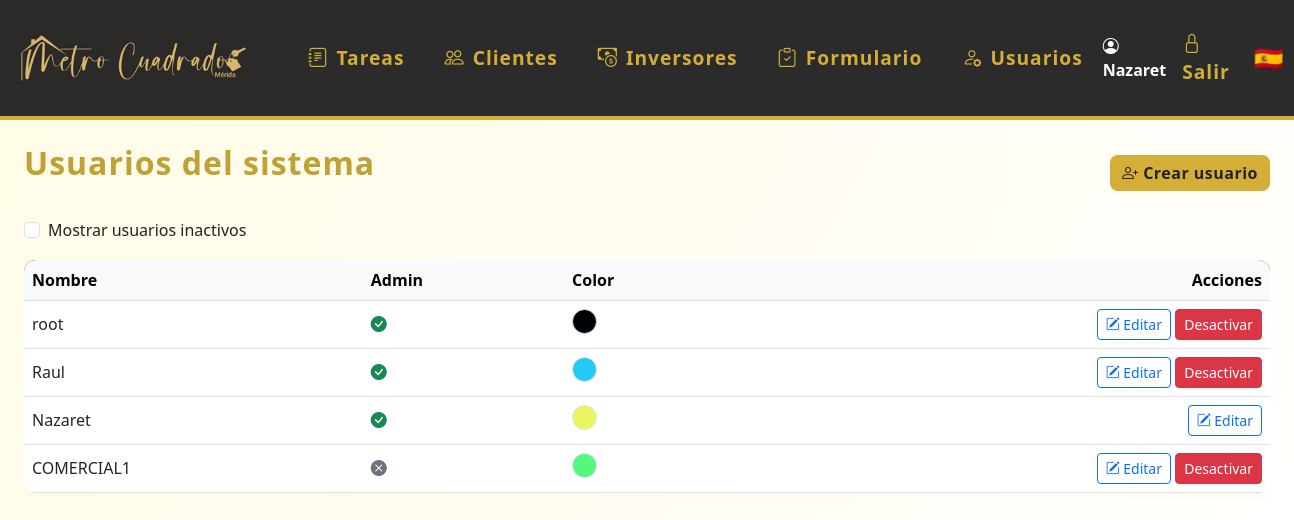
The app's page /usuarios (signed in) with its own data.
### models.py (models this page shows)
class Usuario(UserMixin, db.Model):
    id = db.Column(db.Integer, primary_key=True)
    nombre = db.Column(db.String(80), unique=True, nullable=False)
    password = db.Column(db.String(200), nullable=False)
    es_admin = db.Column(db.Boolean, default=False)
    color = db.Column(db.String(7), nullable=True, default='#3788d8') # Color en formato hex, e.g., #RRGGBB
    email = db.Column(db.String(120), unique=True, nullable=True)
    telefono = db.Column(db.String(20), unique=True, nullable=True)
    activo = db.Column(db.Boolean, default=True)  # Nuevo campo para desactivar usuario
    notificar_email = db.Column(db.Boolean, default=True)
    notificar_telegram = db.Column(db.Boolean, default=False)
    chat_id_telegram = db.Column(db.String(32), nullable=True)
    eventos = db.relationship('Evento', backref='usuario', lazy=True)
    tareas = db.relationship('Tarea', back_populates='usuario')

### app.py (the view)
@app.route('/usuarios')
@login_required
def usuarios():
    if not current_user.es_admin:
        flash('No tienes permiso para acceder a esta página.')
        return redirect(url_for('dashboard'))
    mostrar_inactivos = request.args.get('inactivos') == '1'
    query = Usuario.query
    if not mostrar_inactivos:
        query = query.filter_by(activo=True)
    usuarios = query.all()
    return render_template('usuarios.html', usuarios=usuarios)

### app.py (called while the page is built)
@login_manager.user_loader
def load_user(user_id):
    return Usuario.query.get(int(user_id))

### templates/usuarios.html (shortened to what this page needs)
{% extends 'base.html' %}
{% block content %}
<div class="d-flex justify-content-between align-items-center mb-3">
    <h2>Usuarios del sistema</h2>
    <a href="{{ url_for('crear_usuario') }}" class="btn btn-primary">
        <i class="bi bi-person-plus"></i> Crear usuario
    </a>
</div>
<form method="get" class="mb-3" style="max-width:400px;">
    <div class="form-check">
        <input class="form-check-input" type="checkbox" value="1" id="mostrarInactivos" name="inactivos" onchange="this.form.submit()" {% if request.args.get('inactivos') == '1' %}checked{% endif %}>
        <label class="form-check-label" for="mostrarInactivos">
            Mostrar usuarios inactivos
        </label>
    </div>
</form>
<div class="table-responsive">
    <table class="table table-hover align-middle">
        <thead class="table-light">
            <tr>
                <th>Nombre</th>
                <th>Admin</th>
                <th>Color</th>
                <th class="text-end">Acciones</th>
            </tr>
        </thead>
        <tbody>
            {% for usuario in usuarios %}
            <tr>
                <td>{{ usuario.nombre }}</td>
                <td>
                    {% if usuario.es_admin %}
                        <i class="bi bi-check-circle-fill text-success" title="Sí"></i>
                    {% else %}
                        <i class="bi bi-x-circle-fill text-secondary" title="No"></i>
                    {% endif %}
                </td>
                <td>
                    <span style="display: inline-block; width: 25px; height: 25px; border-radius: 50%; background-color: {{ usuario.color or '#f8f9fa' }}; border: 1px solid #dee2e6;"></span>
                </td>
                <td class="text-end">
                    <a href="{{ url_for('editar_usuario', usuario_id=usuario.id) }}" class="btn btn-outline-primary btn-sm">
                        <i class="bi bi-pencil-square"></i> Editar
                    </a>
                    {% if current_user.es_admin and usuario.id != current_user.id %}
                        <form method="POST" action="{{ url_for('toggle_usuario', usuario_id=usuario.id) }}" style="display:inline;">
                            <button type="submit" class="btn btn-sm {% if usuario.activo %}btn-danger{% else %}btn-success{% endif %}" onclick="return confirm('¿Seguro que quieres {% if usuario.activo %}desactivar{% else %}activar{% endif %} este usuario?');">
                                {% if usuario.activo %}Desactivar{% else %}Activar{% endif %}
                            </button>
                        </form>
                    {% endif %}
                </td>
            </tr>
            {% else %}
            <tr>
                <td colspan="4" class="text-center"><em>No hay usuarios registrados.</em></td>
            </tr>
            {% endfor %}
        </tbody>
    </table>
</div>
{% endblock %}

### templates/base.html (shortened to what this page needs)
<!DOCTYPE html>
<html lang="es">
<head>
    <link rel="stylesheet" href="https://cdn.jsdelivr.net/npm/bootstrap@5.3.0/dist/css/bootstrap.min.css">
    <link rel="stylesheet" href="{{ url_for('static', filename='estilos.css') }}">
    <link rel="stylesheet" href="https://cdn.jsdelivr.net/npm/bootstrap-icons@1.10.5/font/bootstrap-icons.css">
</head>
<body class="d-flex flex-column vh-100">
{% if request.path != '/login' %}
<nav class="navbar navbar-expand-lg mb-4">
  <div class="container-fluid">
    <a class="navbar-brand d-flex align-items-center" href="/">
      <img src="{{ url_for('static', filename='logoraul.png') }}" alt="Logo" style="height:90px;margin-right:18px;">
    </a>
    <div class="collapse navbar-collapse" id="navbarNav">
      <ul class="navbar-nav me-auto mb-2 mb-lg-0">
        <li class="nav-item mx-1">
          <a class="nav-link btn btn-outline-success rounded-pill px-3 d-flex align-items-center gap-2 menu-tareas" href="/">
            <i class="bi bi-journal-text"></i> Tareas
          </a>
        </li>
        <li class="nav-item mx-1">
          <a class="nav-link btn btn-outline-primary rounded-pill px-3 d-flex align-items-center gap-2 menu-clientes" href="/clientes">
            <i class="bi bi-people"></i> Clientes
          </a>
        </li>
        <li class="nav-item mx-1">
          <a class="nav-link btn btn-outline-danger rounded-pill px-3 d-flex align-items-center gap-2 menu-inversores" href="/inversores">
            <i class="bi bi-cash-coin"></i> Inversores
          </a>
        </li>
        {% if current_user.is_authenticated %}
        <li class="nav-item mx-1">
          <a class="nav-link btn btn-outline-secondary rounded-pill px-3 d-flex align-items-center gap-2 menu-respuestas" href="/respuestas_formulario">
            <i class="bi bi-clipboard-check"></i> Formulario
          </a>
        </li>
        {% endif %}
        {% if current_user.is_authenticated and current_user.es_admin %}
        <li class="nav-item mx-1">
          <a class="nav-link btn btn-outline-dark rounded-pill px-3 d-flex align-items-center gap-2 menu-usuarios" href="/usuarios">
            <i class="bi bi-person-gear"></i> Usuarios
          </a>
        </li>
        {% endif %}
      </ul>
      <ul class="navbar-nav align-items-center">
        {% if current_user.is_authenticated %}
        <li class="nav-item me-2">
          <span class="navbar-text fw-bold text-white"><i class="bi bi-person-circle"></i> {{ current_user.nombre }}</span>
        </li>
        <li class="nav-item"><a class="nav-link" href="/logout" title="Salir"><span class="bi bi-lock"></span> Salir</a></li>
        {% else %}
        <li class="nav-item"><a class="nav-link" href="/login" title="Entrar"><span class="bi bi-lock"></span> Entrar</a></li>
        {% endif %}
        <li class="nav-item ms-3"><span class="fs-4">🇪🇸</span></li>
      </ul>
    </div>
  </div>
</nav>
{% endif %}
<div class="flex-grow-1 d-flex flex-column px-4" style="width:100vw;">
    {% block content %}{% endblock %}
</div>
</body>
</html>

### static/estilos.css (style rules this page uses)
body { background: linear-gradient(120deg, #fffbe6 0%, #fff 100%); font-family: 'Segoe UI', 'Arial', sans-serif; color: #222; }
.navbar { background: #2b2b2b !important; border-bottom: 4px solid #d4af37; }
.navbar-brand, .navbar-nav .nav-link { color: #d4af37 !important; font-weight: 600; font-size: 1.2rem; letter-spacing: 1px; }
.navbar-brand img { height: 40px; margin-right: 10px; }
.btn-primary, .btn-success { background: #d4af37; border: none; color: #222; font-weight: 600; border-radius: 8px; box-shadow: 0 1px 4px rgba(212,175,55,0.10), 0 0 0 0 #d4af37; letter-spacing: 0.5px; transition: background 0.2s, color 0.2s, box-shadow 0.2s; }
.table thead { background: #222; color: #d4af37; }
h2 { color: #bfa134; font-weight: 700; letter-spacing: 1px; margin-bottom: 1.2rem; }
.table { border-radius: 12px; overflow: hidden; box-shadow: 0 1px 8px rgba(212,175,55,0.07); }

### records on screen
Usuario: nombre "Nazaret", es_admin True (drawn)
Usuario: nombre "root", es_admin True (drawn), activo "Desactivar"
Usuario: nombre "Raul", es_admin True (drawn), activo "Desactivar"
Usuario: nombre "COMERCIAL1", es_admin False (drawn), activo "Desactivar"
